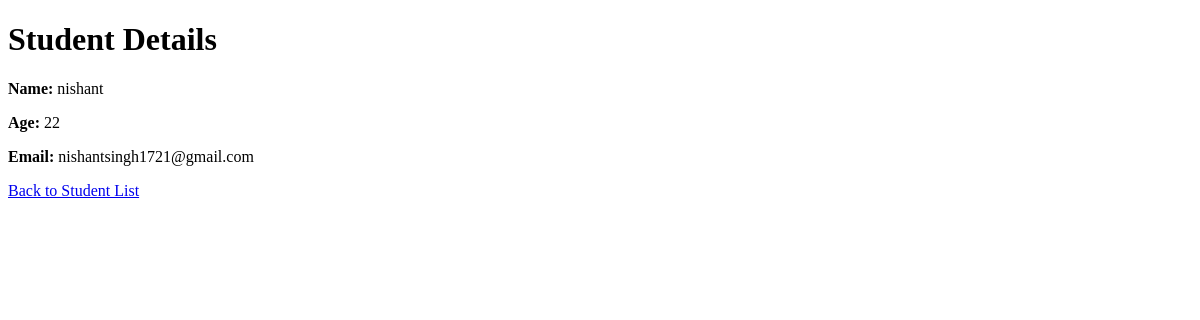
Page /detail/1/ on the earlier database version.
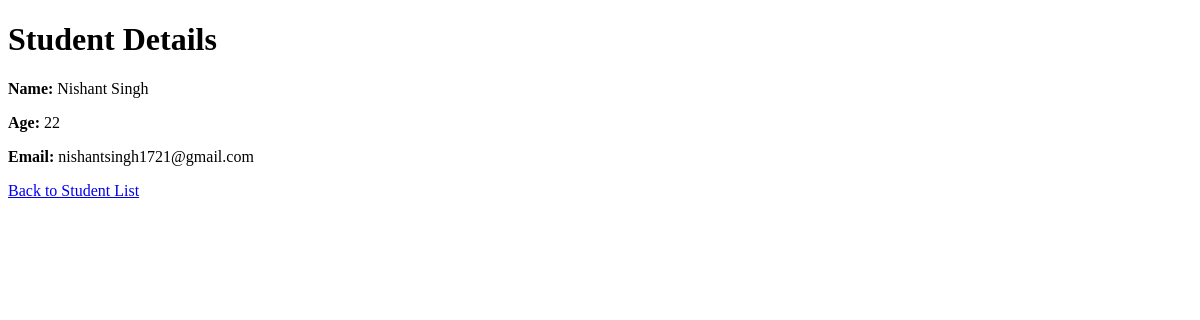
Same page on the later database version.
### student/models.py (models this page shows, shortened)
class Student(models.Model):
    name = models.CharField(max_length=100)
    email = models.EmailField(unique=True)
    age = models.IntegerField()

### student/views.py (the view)
# urls.py: path('detail/<int:pk>/', views.student_detail, name='student_detail'),
def student_detail(request, pk):
    student = get_object_or_404(Student, pk=pk)
    return render(request, 'student_detail.html', {'student': student})

### student/templates/student_detail.html (shortened to what this page needs)
<!DOCTYPE html>
<html lang="en">
<head>
</head>
<body>
    <h1>Student Details
    </h1>
    <p><strong>Name:</strong> {{ student.name }}</p>
    <p><strong>Age:</strong> {{ student.age }}</p>
    <p><strong>Email:</strong> {{ student.email }}</p>
    <a href="{% url 'student_list' %}">Back to Student List</a>
</body>
</html>

Differences in the rows shown:
changed Student "nishantsingh1721@gmail.com": name "nishant" → "Nishant Singh"
